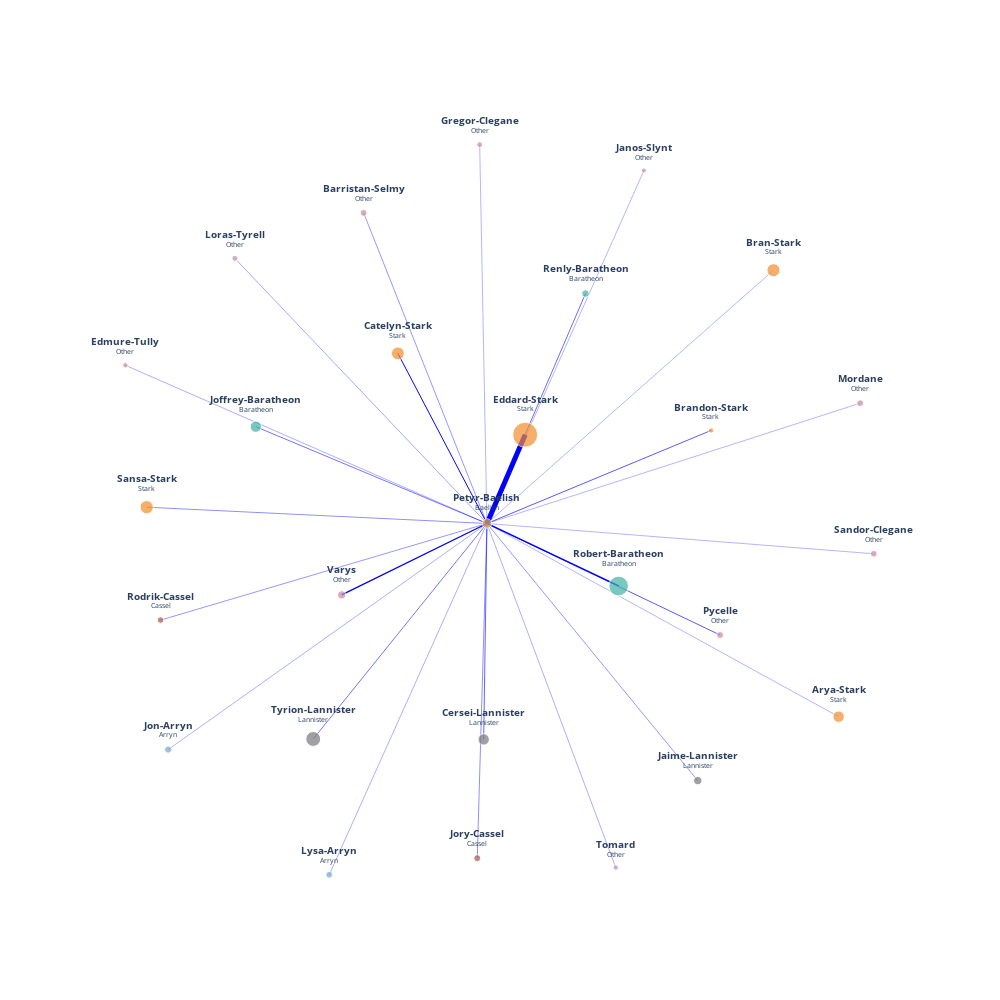

This figure's notebook cell:
### Code cell
plot_network_graph(
    edges=edges_df,
    source='source',
    target='target',
    directional=False,
    edges_weight='weight',
    nodes=node_df,
    node_names='name',
    nodes_weight='weight',
    nodes_category='category',
    text_filter='Petyr-Baelish',
    filter_degree_level=0,
    width=1000,
    height=1000,
    seed=42,
)

### Figure 1 — Plotly figure (JSON) as saved in the notebook; plotly's stock layout.template omitted (floating-point values rounded to 4 significant figures)
{"data": [{"hoverinfo": "text", "line": {"color": "blue", "width": 5.016}, "mode": "lines", "x": [0.0899, -0.007616, null], "y": [0.2325, -0.00235, null], "type": "scatter"}, {"hoverinfo": "text", "line": {"color": "blue", "width": 1.373}, "mode": "lines", "x": [0.3281, -0.007616, null], "y": [-0.1677, -0.00235, null], "type": "scatter"}, {"hoverinfo": "text", "line": {"color": "blue", "width": 0.5475}, "mode": "lines", "x": [-0.4506, -0.007616, null], "y": [-0.5724, -0.00235, null], "type": "scatter"}, {"hoverinfo": "text", "line": {"color": "blue", "width": 0.4473}, "mode": "lines", "x": [-0.8752, -0.007616, null], "y": [0.04078, -0.00235, null], "type": "scatter"}, {"hoverinfo": "text", "line": {"color": "blue", "width": 0.3}, "mode": "lines", "x": [0.7228, -0.007616, null], "y": [0.6678, -0.00235, null], "type": "scatter"}, {"hoverinfo": "text", "line": {"color": "blue", "width": 0.9865}, "mode": "lines", "x": [-0.2347, -0.007616, null], "y": [0.4477, -0.00235, null], "type": "scatter"}, {"hoverinfo": "text", "line": {"color": "blue", "width": 0.3}, "mode": "lines", "x": [0.889, -0.007616, null], "y": [-0.5134, -0.00235, null], "type": "scatter"}, {"hoverinfo": "text", "line": {"color": "blue", "width": 0.6191}, "mode": "lines", "x": [-0.01597, -0.007616, null], "y": [-0.5737, -0.00235, null], "type": "scatter"}, {"hoverinfo": "text", "line": {"color": "blue", "width": 0.5475}, "mode": "lines", "x": [-0.5969, -0.007616, null], "y": [0.2537, -0.00235, null], "type": "scatter"}, {"hoverinfo": "text", "line": {"color": "blue", "width": 0.4158}, "mode": "lines", "x": [-0.007616, -0.322, null], "y": [-0.00235, 0.8193, null], "type": "scatter"}, {"hoverinfo": "text", "line": {"color": "blue", "width": 0.6563}, "mode": "lines", "x": [-0.007616, 0.5635, null], "y": [-0.00235, 0.2437, null], "type": "scatter"}, {"hoverinfo": "text", "line": {"color": "blue", "width": 0.3274}, "mode": "lines", "x": [-0.007616, -0.9295, null], "y": [-0.00235, 0.4162, null], "type": "scatter"}, {"hoverinfo": "text", "line": {"color": "blue", "width": 0.3}, "mode": "lines", "x": [-0.007616, -0.02613, null], "y": [-0.00235, 1.0, null], "type": "scatter"}, {"hoverinfo": "text", "line": {"color": "blue", "width": 0.4158}, "mode": "lines", "x": [-0.007616, 0.5298, null], "y": [-0.00235, -0.6826, null], "type": "scatter"}, {"hoverinfo": "text", "line": {"color": "blue", "width": 0.3}, "mode": "lines", "x": [-0.007616, 0.3924, null], "y": [-0.00235, 0.9313, null], "type": "scatter"}, {"hoverinfo": "text", "line": {"color": "blue", "width": 0.3274}, "mode": "lines", "x": [-0.007616, -0.8204, null], "y": [-0.00235, -0.6005, null], "type": "scatter"}, {"hoverinfo": "text", "line": {"color": "blue", "width": 0.4473}, "mode": "lines", "x": [-0.007616, -0.03238, null], "y": [-0.00235, -0.8879, null], "type": "scatter"}, {"hoverinfo": "text", "line": {"color": "blue", "width": 0.3559}, "mode": "lines", "x": [-0.007616, -0.6504, null], "y": [-0.00235, 0.6992, null], "type": "scatter"}, {"hoverinfo": "text", "line": {"color": "blue", "width": 0.3274}, "mode": "lines", "x": [-0.007616, -0.4097, null], "y": [-0.00235, -0.9316, null], "type": "scatter"}, {"hoverinfo": "text", "line": {"color": "blue", "width": 0.3}, "mode": "lines", "x": [-0.007616, 0.9439, null], "y": [-0.00235, 0.3159, null], "type": "scatter"}, {"hoverinfo": "text", "line": {"color": "blue", "width": 0.6563}, "mode": "lines", "x": [-0.007616, 0.5867, null], "y": [-0.00235, -0.2974, null], "type": "scatter"}, {"hoverinfo": "text", "line": {"color": "blue", "width": 0.5828}, "mode": "lines", "x": [-0.007616, 0.2436, null], "y": [-0.00235, 0.606, null], "type": "scatter"}, {"hoverinfo": "text", "line": {"color": "blue", "width": 0.4158}, "mode": "lines", "x": [-0.007616, -0.8398, null], "y": [-0.00235, -0.258, null], "type": "scatter"}, {"hoverinfo": "text", "line": {"color": "blue", "width": 0.3}, "mode": "lines", "x": [-0.007616, 0.9786, null], "y": [-0.00235, -0.08245, null], "type": "scatter"}, {"hoverinfo": "text", "line": {"color": "blue", "width": 0.3274}, "mode": "lines", "x": [-0.007616, 0.3208, null], "y": [-0.00235, -0.9126, null], "type": "scatter"}, {"hoverinfo": "text", "line": {"color": "blue", "width": 1.322}, "mode": "lines", "x": [-0.007616, -0.3779, null], "y": [-0.00235, -0.1913, null], "type": "scatter"}, {"hoverinfo": "none", "marker": {"color": ["#F28E2B", "#41B3A3", "#7A7A7A", "#F28E2B", "#F28E2B", "#F28E2B", "#F28E2B", "#7A7A7A", "#41B3A3", "#EBB13E", "#7A7A7A", "#C38D9E", "#41B3A3", "#7AA9CF", "#A65B50", "#C38D9E", "#C38D9E", "#C38D9E", "#7AA9CF", "#C38D9E", "#A65B50", "#C38D9E", "#C38D9E", "#C38D9E", "#C38D9E", "#F28E2B", "#C38D9E"], "size": [25.0, 19.55, 14.93, 13.26, 13.04, 12.86, 11.43, 11.34, 11.31, 9.575, 8.431, 8.272, 7.558, 7.288, 7.017, 6.986, 6.875, 6.843, 6.795, 6.747, 6.573, 5.842, 5.778, 5.365, 5.27, 5.254, 5.0]}, "mode": "markers+text", "text": ["<b>Eddard-Stark</b></br></br><sup>Stark</sup>", "<b>Robert-Baratheon</b></br></br><sup>Baratheon</sup>", "<b>Tyrion-Lannister</b></br></br><sup>Lannister</sup>", "<b>Sansa-Stark</b></br></br><sup>Stark</sup>", "<b>Bran-Stark</b></br></br><sup>Stark</sup>", "<b>Catelyn-Stark</b></br></br><sup>Stark</sup>", "<b>Arya-Stark</b></br></br><sup>Stark</sup>", "<b>Cersei-Lannister</b></br></br><sup>Lannister</sup>", "<b>Joffrey-Baratheon</b></br></br><sup>Baratheon</sup>", "<b>Petyr-Baelish</b></br></br><sup>Baelish</sup>", "<b>Jaime-Lannister</b></br></br><sup>Lannister</sup>", "<b>Varys</b></br></br><sup>Other</sup>", "<b>Renly-Baratheon</b></br></br><sup>Baratheon</sup>", "<b>Jon-Arryn</b></br></br><sup>Arryn</sup>", "<b>Jory-Cassel</b></br></br><sup>Cassel</sup>", "<b>Pycelle</b></br></br><sup>Other</sup>", "<b>Barristan-Selmy</b></br></br><sup>Other</sup>", "<b>Mordane</b></br></br><sup>Other</sup>", "<b>Lysa-Arryn</b></br></br><sup>Arryn</sup>", "<b>Sandor-Clegane</b></br></br><sup>Other</sup>", "<b>Rodrik-Cassel</b></br></br><sup>Cassel</sup>", "<b>Loras-Tyrell</b></br></br><sup>Other</sup>", "<b>Gregor-Clegane</b></br></br><sup>Other</sup>", "<b>Edmure-Tully</b></br></br><sup>Other</sup>", "<b>Tomard</b></br></br><sup>Other</sup>", "<b>Brandon-Stark</b></br></br><sup>Stark</sup>", "<b>Janos-Slynt</b></br></br><sup>Other</sup>"], "textfont": {"size": 10}, "textposition": "top center", "x": [0.0899, 0.3281, -0.4506, -0.8752, 0.7228, -0.2347, 0.889, -0.01597, -0.5969, -0.007616, 0.5298, -0.3779, 0.2436, -0.8204, -0.03238, 0.5867, -0.322, 0.9439, -0.4097, 0.9786, -0.8398, -0.6504, -0.02613, -0.9295, 0.3208, 0.5635, 0.3924], "y": [0.2325, -0.1677, -0.5724, 0.04078, 0.6678, 0.4477, -0.5134, -0.5737, 0.2537, -0.00235, -0.6826, -0.1913, 0.606, -0.6005, -0.8879, -0.2974, 0.8193, 0.3159, -0.9316, -0.08245, -0.258, 0.6992, 1.0, 0.4162, -0.9126, 0.2437, 0.9313], "type": "scatter"}], "layout": {"paper_bgcolor": "rgba(0,0,0,0)", "plot_bgcolor": "rgba(0,0,0,0)", "showlegend": false, "width": 1000, "height": 1000, "xaxis": {"showticklabels": false}, "yaxis": {"showticklabels": false}}}
